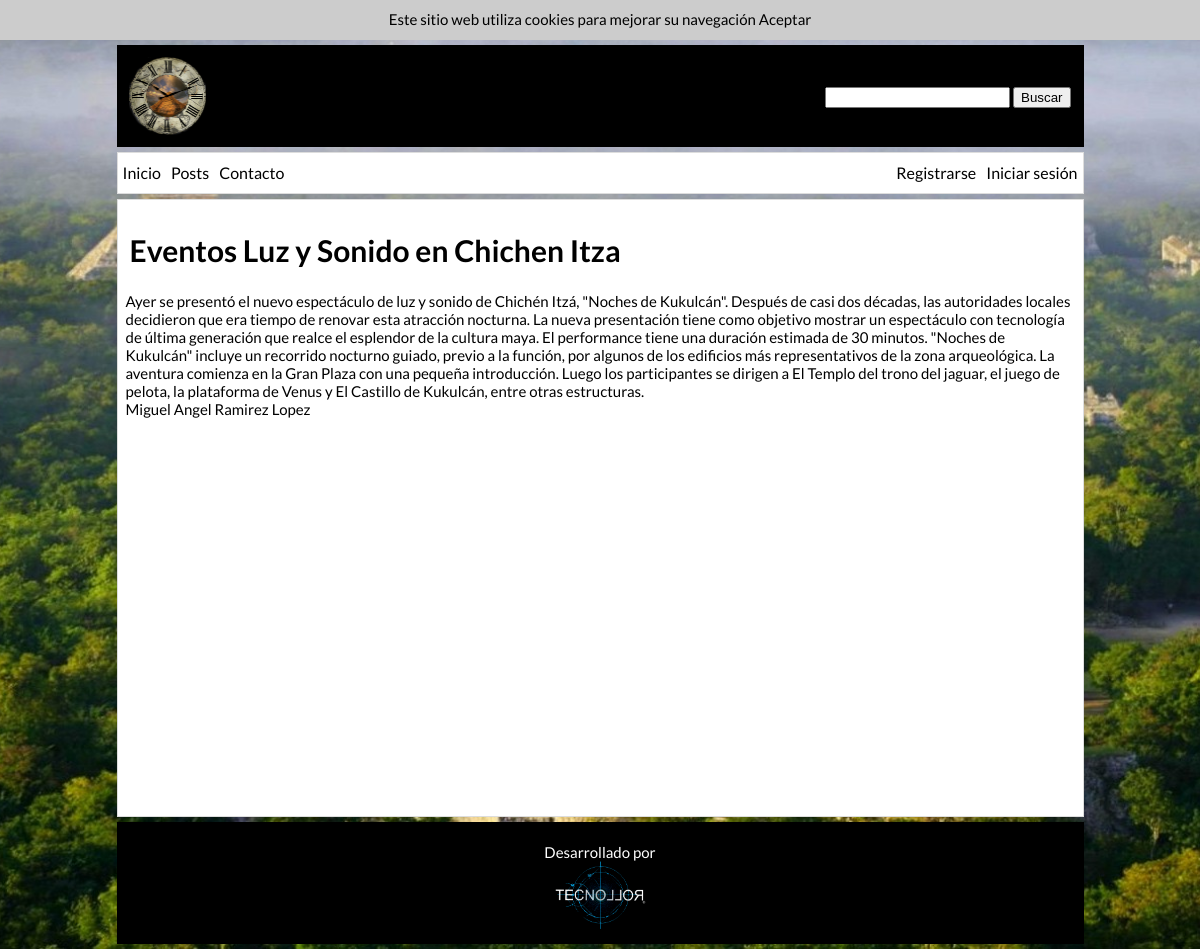
/ver_post.php?id=1, run on the app's committed database.
### tables this page shows
CREATE TABLE IF NOT EXISTS `z_posts` (
  `id` int(11) NOT NULL AUTO_INCREMENT,
  `titulo` varchar(100) NOT NULL,
  `imagen` varchar(100) DEFAULT NULL,
  `mensaje` text NOT NULL,
  `autor` int(11) NOT NULL,
  PRIMARY KEY (`id`)
);

CREATE TABLE IF NOT EXISTS `z_users` (
  `id` int(11) NOT NULL AUTO_INCREMENT,
  `user` varchar(100) NOT NULL,
  `password` varchar(100) NOT NULL,
  PRIMARY KEY (`id`)
);

### conexion.php (called while the page is built, shortened)
<?php
    $hostname_conexion = "db620985971.db.1and1.com";
	$database_conexion = "db620985971";
	$username_conexion = "dbo620985971";
	$password_conexion = "agentemd";
	$conexion = mysql_pconnect($hostname_conexion, $username_conexion, $password_conexion) or trigger_error(mysql_error(),E_USER_ERROR);
	include('inc/funciones.php');
?>

### inc/funciones.php (called while the page is built, shortened)
<?php
if (!function_exists("GetSQLValueString")) {
	function GetSQLValueString($theValue, $theType, $theDefinedValue = "", $theNotDefinedValue = "")
	{
	  $theValue = function_exists("mysql_real_escape_string") ? mysql_real_escape_string($theValue) : mysql_escape_string($theValue);
	  switch ($theType) {
		case "long":
		case "int":
		  $theValue = ($theValue != "") ? intval($theValue) : "NULL";
		  break;
	  }
	  return $theValue;
	}
}
function nombre($iduser){
	 global $database_conexion, $conexion;
	$query_DatosFuncion = sprintf("SELECT user FROM z_users WHERE id=%s",
		GetSQLValueString($iduser, "int"));
	$DatosFuncion = mysql_query($query_DatosFuncion, $conexion) or die(mysql_error());
	$row_DatosFuncion = mysql_fetch_assoc($DatosFuncion);
    return $row_DatosFuncion['user'];
}
?>

### ver_post.php (the view, shortened to what this page needs)
<?php require_once ('conexion.php');
$idpost= $_GET['id'];
    $query_DatosVer = "SELECT * FROM z_posts WHERE id='$idpost' ";
    $DatosVer = mysql_query($query_DatosVer, $conexion) or die(mysql_error());
    $row_DatosVer = mysql_fetch_assoc($DatosVer);
?>
<!doctype html>
<html>
<head>
<link rel="stylesheet" type="text/css" href="css/estilos.css">
</head>
<body>
<?php if (!isset($_COOKIE['galleta'])){?>
<div id="cookies">Este sitio web utiliza cookies para mejorar su navegación <a onClick="set_cookie('yes');" class="cursor">Aceptar</a></div>
<?php }?>
<?php include('inc/header.php'); ?>
<?php include('inc/menu.php'); ?>
<div class="cuerpo2">
<h1><?php echo $row_DatosVer['titulo'] ?></h1>
<?php echo $row_DatosVer['mensaje'] ?><br>
<?php echo nombre($row_DatosVer['autor']) ?>
</div>
<?php include('inc/footer.php'); ?>
</body>
</html>

### css/estilos.css (style rules this page uses)
html { background: url(../img/fondo.jpg) no-repeat fixed center transparent ; -webkit-background-size: cover; -moz-background-size: cover; -o-background-size: cover; background-size: cover; }
body { margin:0px; font-size:15px; font-family: 'Lato', sans-serif; }
.cursor { cursor:pointer; }
h1,h2 { padding:4px; }
a { color:#000; }
.cuerpo2 { margin:5px auto; max-width:949px; padding:8px; min-height:600px; background:#fff; border:1px solid #ddd; }
#cookies { height:40px; width:100%; background:#CCC; text-align:center; line-height:38px; }

### data on the page
z_posts: titulo "Eventos Luz y Sonido en Chichen Itza", mensaje "Ayer se presentó el nuevo espectáculo de luz y sonido de Chichén Itzá, \"Noches de Kukulcán\". Después de casi dos décadas, las autoridades locales decidieron que era tiempo de renovar esta atracción nocturna. La nueva presentación tiene como objetivo mostrar un espectáculo con tecnología de última generación que realce el esplendor de la cultura maya. El performance tiene una duración estimada de 30 minutos. \"Noches de Kukulcán\" incluye un recorrido nocturno guiado, previo a la función, por algunos de los edificios más representativos de la zona arqueológica. La aventura comienza en la Gran Plaza con una pequeña introducción. Luego los participantes se dirigen a El Templo del trono del…", autor.user "Miguel Angel Ramirez Lopez"
